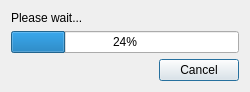
<?xml version="1.0" encoding="UTF-8"?>
<ui version="4.0">
 <class>WaitDialog</class>
 <widget class="QDialog" name="WaitDialog">
  <property name="geometry">
   <rect>
    <x>0</x>
    <y>0</y>
    <width>250</width>
    <height>91</height>
   </rect>
  </property>
  <property name="windowTitle">
   <string>Please wait</string>
  </property>
  <layout class="QVBoxLayout" name="verticalLayout">
   <item>
    <widget class="QLabel" name="messageLabel">
     <property name="text">
      <string>Please wait...</string>
     </property>
    </widget>
   </item>
   <item>
    <widget class="QProgressBar" name="progressBar">
     <property name="value">
      <number>24</number>
     </property>
    </widget>
   </item>
   <item>
    <spacer name="verticalSpacer">
     <property name="orientation">
      <enum>Qt::Vertical</enum>
     </property>
     <property name="sizeHint" stdset="0">
      <size>
       <width>20</width>
       <height>0</height>
      </size>
     </property>
    </spacer>
   </item>
   <item>
    <widget class="QDialogButtonBox" name="buttonBox">
     <property name="orientation">
      <enum>Qt::Horizontal</enum>
     </property>
     <property name="standardButtons">
      <set>QDialogButtonBox::Cancel</set>
     </property>
    </widget>
   </item>
  </layout>
 </widget>
 <resources/>
 <connections>
  <connection>
   <sender>buttonBox</sender>
   <signal>accepted()</signal>
   <receiver>WaitDialog</receiver>
   <slot>accept()</slot>
   <hints>
    <hint type="sourcelabel">
     <x>248</x>
     <y>254</y>
    </hint>
    <hint type="destinationlabel">
     <x>157</x>
     <y>274</y>
    </hint>
   </hints>
  </connection>
  <connection>
   <sender>buttonBox</sender>
   <signal>rejected()</signal>
   <receiver>WaitDialog</receiver>
   <slot>reject()</slot>
   <hints>
    <hint type="sourcelabel">
     <x>316</x>
     <y>260</y>
    </hint>
    <hint type="destinationlabel">
     <x>286</x>
     <y>274</y>
    </hint>
   </hints>
  </connection>
 </connections>
</ui>
